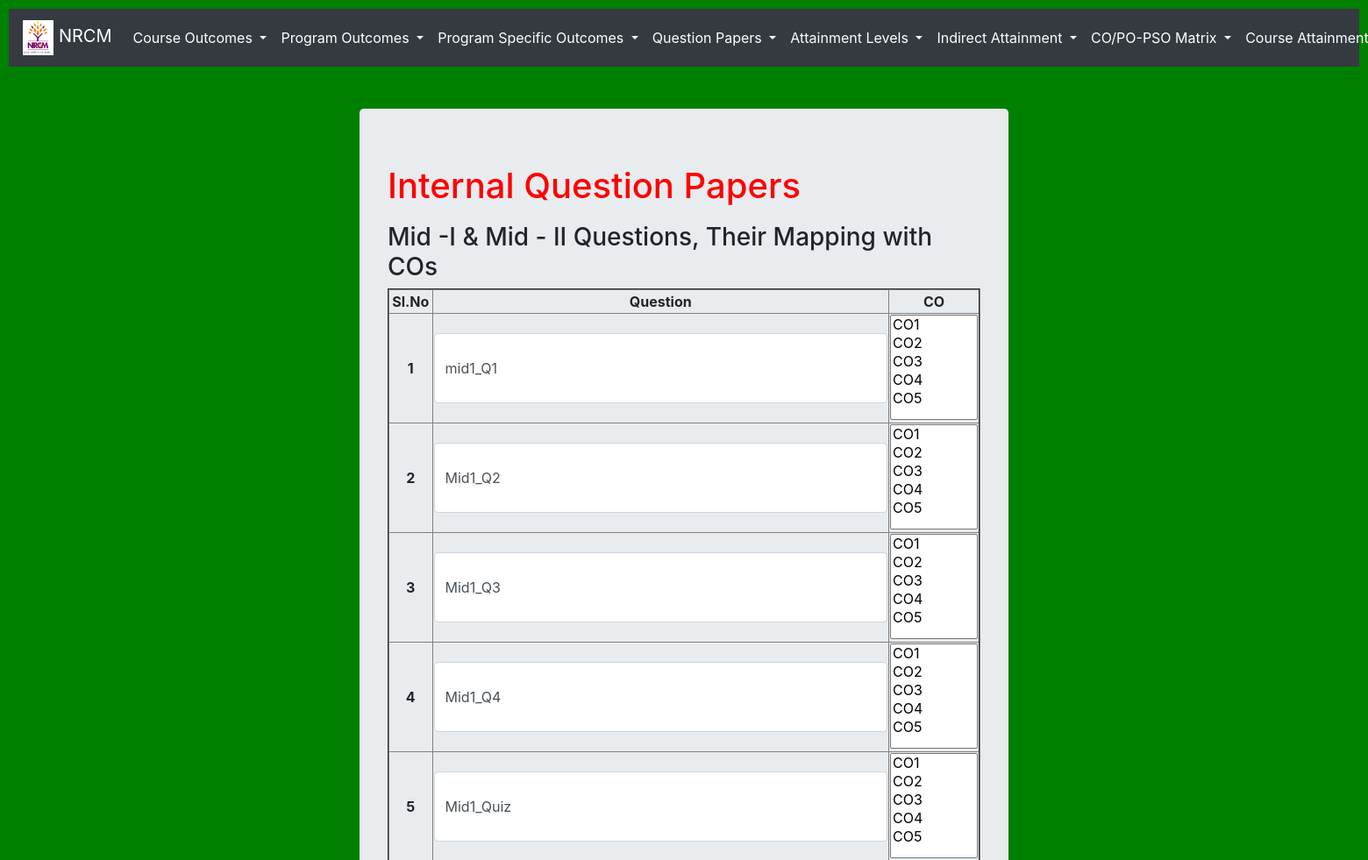
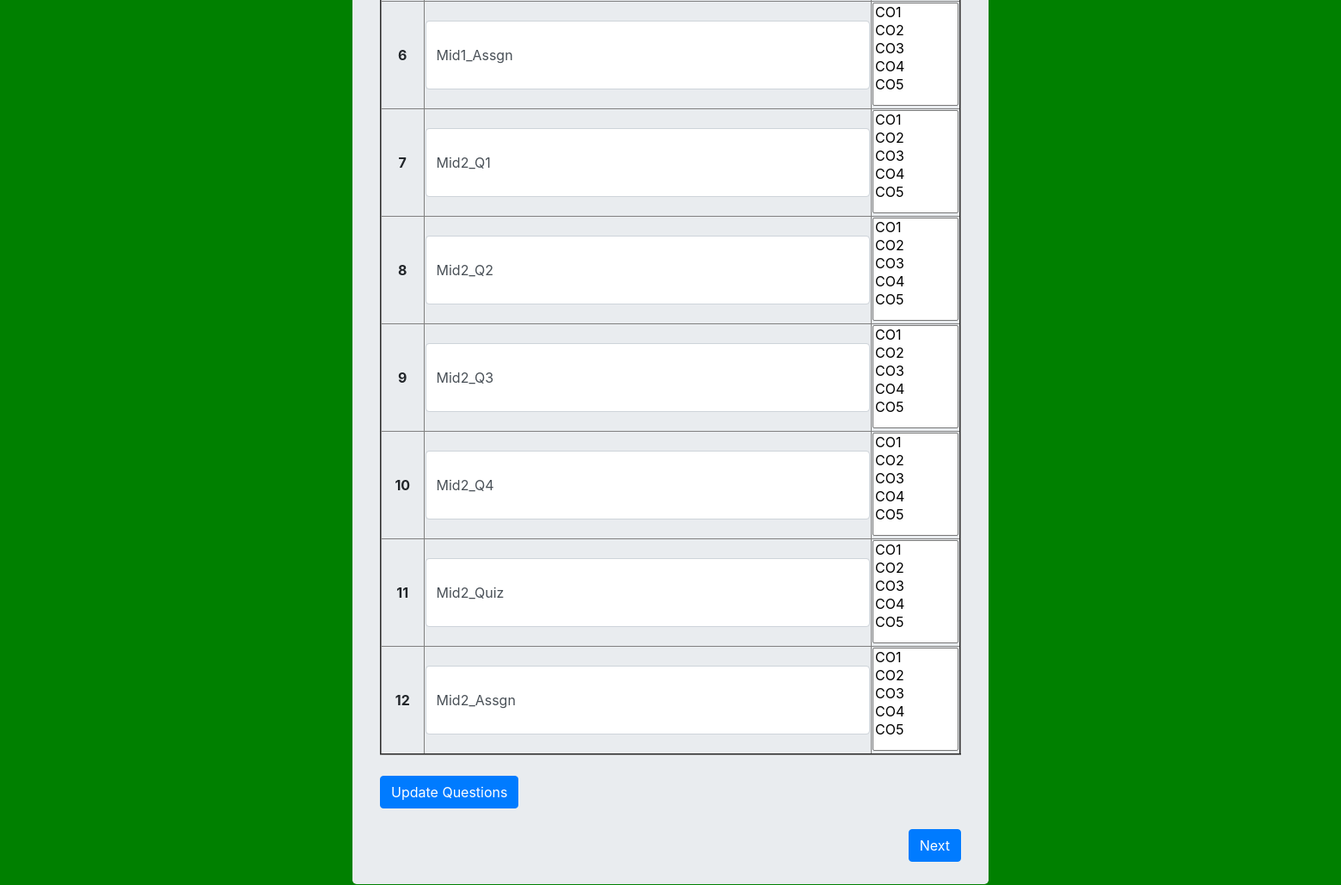
The app's page /edit_interna_question with its own data (2 pictures, top to bottom).
### testApp/models.py (models this page shows, shortened)
class Intenal_Question(models.Model):
    question =  models.CharField(max_length=200)
    co_mapped = models.ManyToManyField(CO)
    attainment_level =models.IntegerField(default=0)

### testApp/views.py (the view, shortened to what this page needs)
# urls.py: path('edit_interna_question', views.edit_interna_question, name='edit_interna_question'),
def edit_interna_question(request):
    cos = CO.objects.all()
    internals = Intenal_Question.objects.all()
    return render(request, 'testApp/edit_interna_question.html', locals())

### testApp/models.py (called while the page is built)
    def __str__(self):
        return self.co

### templates/testApp/edit_interna_question.html (shortened to what this page needs)
<!DOCTYPE html>
{%extends 'testApp/base.html'%}
{%load static%}
{%block content%}
<link rel="stylesheet" href="{% static 'css/course_attainment_style.css' %}">
<div class="container" align=left style="width:50%">
  <div class="jumbotron">
      <h1 style = "color: red; padding-bottom: 10px;">Internal Question Papers</u></h1>
      <form  method="post"> {%csrf_token%}
        <h3>Mid -I & Mid - II Questions, Their Mapping with COs</h3>
          <table border=2 style="width:100%">
            <tr>
              <tr>
                <th style="width:50px; text-align:center;">Sl.No</th>
                <th style="text-align:center;">Question</th>
                <th style="width:50px;text-align:center;">CO</th>
              </tr>
              {%for q in internals%}
                <tr>
                  <th style="width:50px; text-align:center;">{{forloop.counter}}</th>
                  <th><input id='question' type="text" name="question{{q.id}}" value="{{q.question}}" class="form-control" style="height:80px;" required></th>
                  <th style="width:50px;text-align:center;">
                    <select name="co_id{{q.id}}" id="co_id{{q.id}}" style="width: 100px; height:120px;" multiple required>
                      {%for co in cos%}
                      <option value="{{co.id}}">{{co}}</option>
                      {%endfor%}
                    </select>
                  </th>
                </tr>
              {%endfor%}
            </tr>
          </table><br>
          <input type="submit" name="" value="Update Questions" class="btn btn-primary">
      </form>      <br>
      <a href="{%url 'edit_external_question'%}" class="btn btn-primary" style="float:right;"> Next</a>
  </div>
</div>
{%endblock%}

### static/testApp/css/course_attainment_style.css (style rules this page uses)
body { background: green; }
td, th { text-align: center; }

### records on screen
Intenal_Question: question "mid1_Q1", id "CO1 / CO2 / CO3 / CO4 / CO5"
Intenal_Question: question "Mid1_Q2", id "CO1 / CO2 / CO3 / CO4 / CO5"
Intenal_Question: question "Mid1_Q3", id "CO1 / CO2 / CO3 / CO4 / CO5"
Intenal_Question: question "Mid1_Q4", id "CO1 / CO2 / CO3 / CO4 / CO5"
Intenal_Question: question "Mid1_Quiz", id "CO1 / CO2 / CO3 / CO4 / CO5"
Intenal_Question: question "Mid1_Assgn", id "CO1 / CO2 / CO3 / CO4 / CO5"
Intenal_Question: question "Mid2_Q1", id "CO1 / CO2 / CO3 / CO4 / CO5"
Intenal_Question: question "Mid2_Q2", id "CO1 / CO2 / CO3 / CO4 / CO5"
Intenal_Question: question "Mid2_Q3", id "CO1 / CO2 / CO3 / CO4 / CO5"
Intenal_Question: question "Mid2_Q4", id "CO1 / CO2 / CO3 / CO4 / CO5"
Intenal_Question: question "Mid2_Quiz", id "CO1 / CO2 / CO3 / CO4 / CO5"
Intenal_Question: question "Mid2_Assgn", id "CO1 / CO2 / CO3 / CO4 / CO5"
